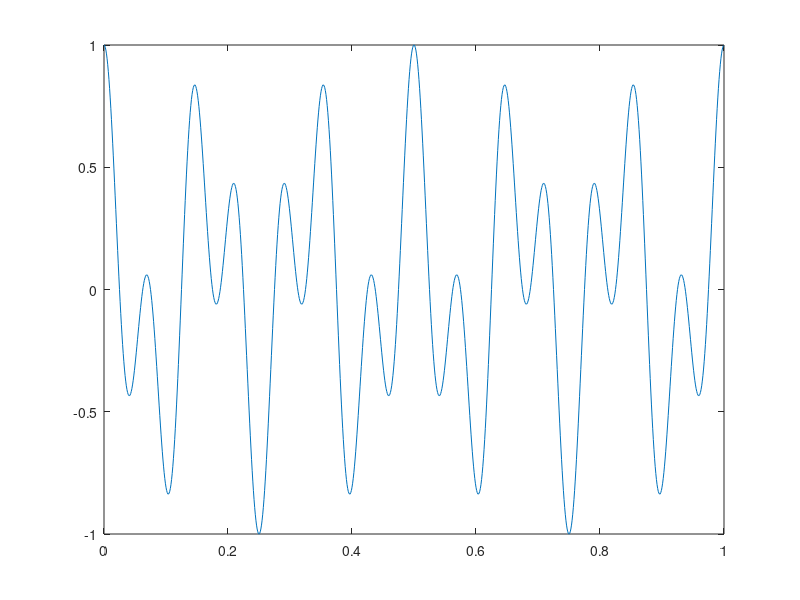

Source code (MATLAB):


t = 0 : 1/1000 : 1 - 1/1000 ;
fm = 4 ;
fc = 10 ;
Am = 1 ; 
Ac = 1 ;
wm = 2 *pi * fm * t ;
wc = 2 *pi * fc * t ;
m = Am * cos(wm);
c = Ac * cos(wc);
mod = m.*c ;
plot(t,mod)